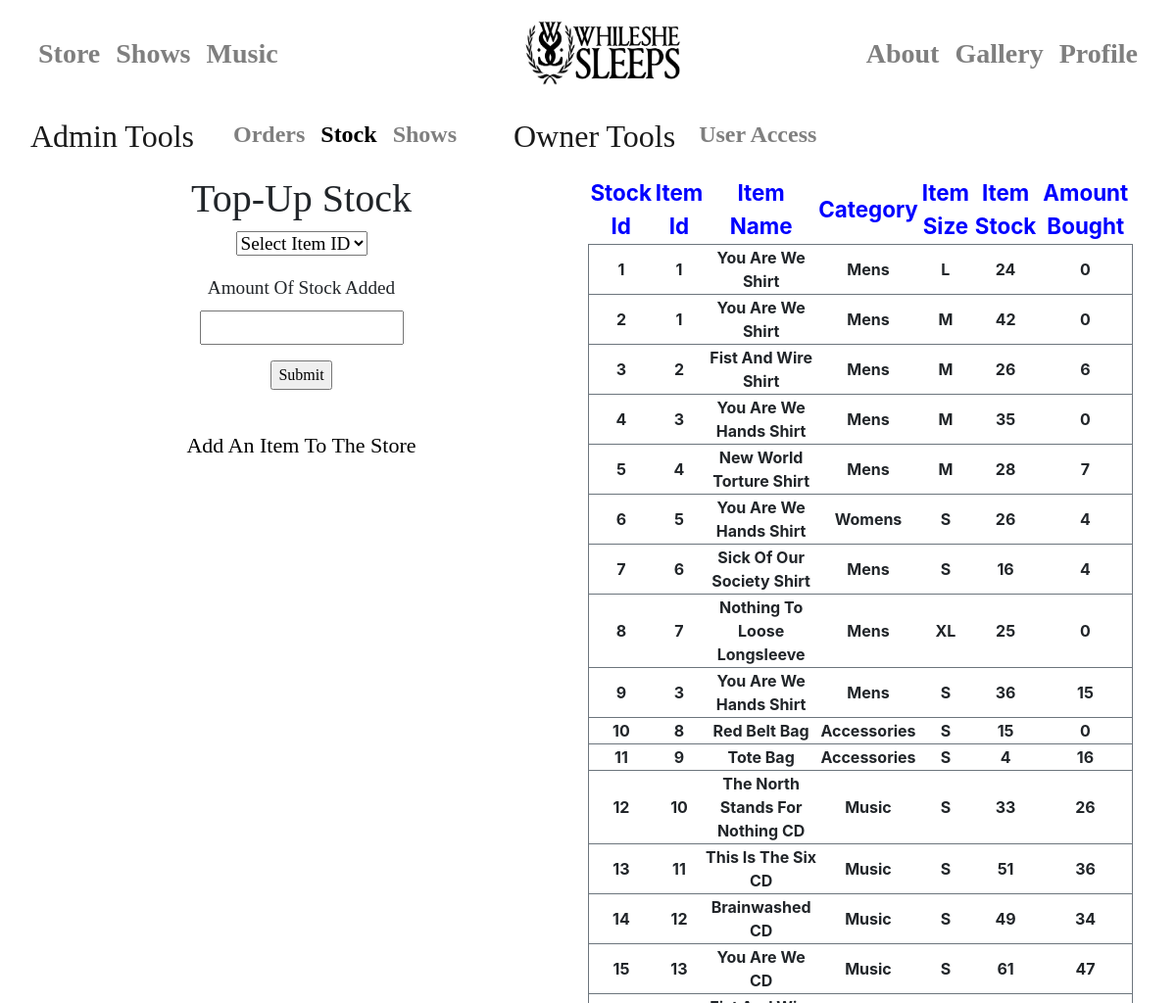
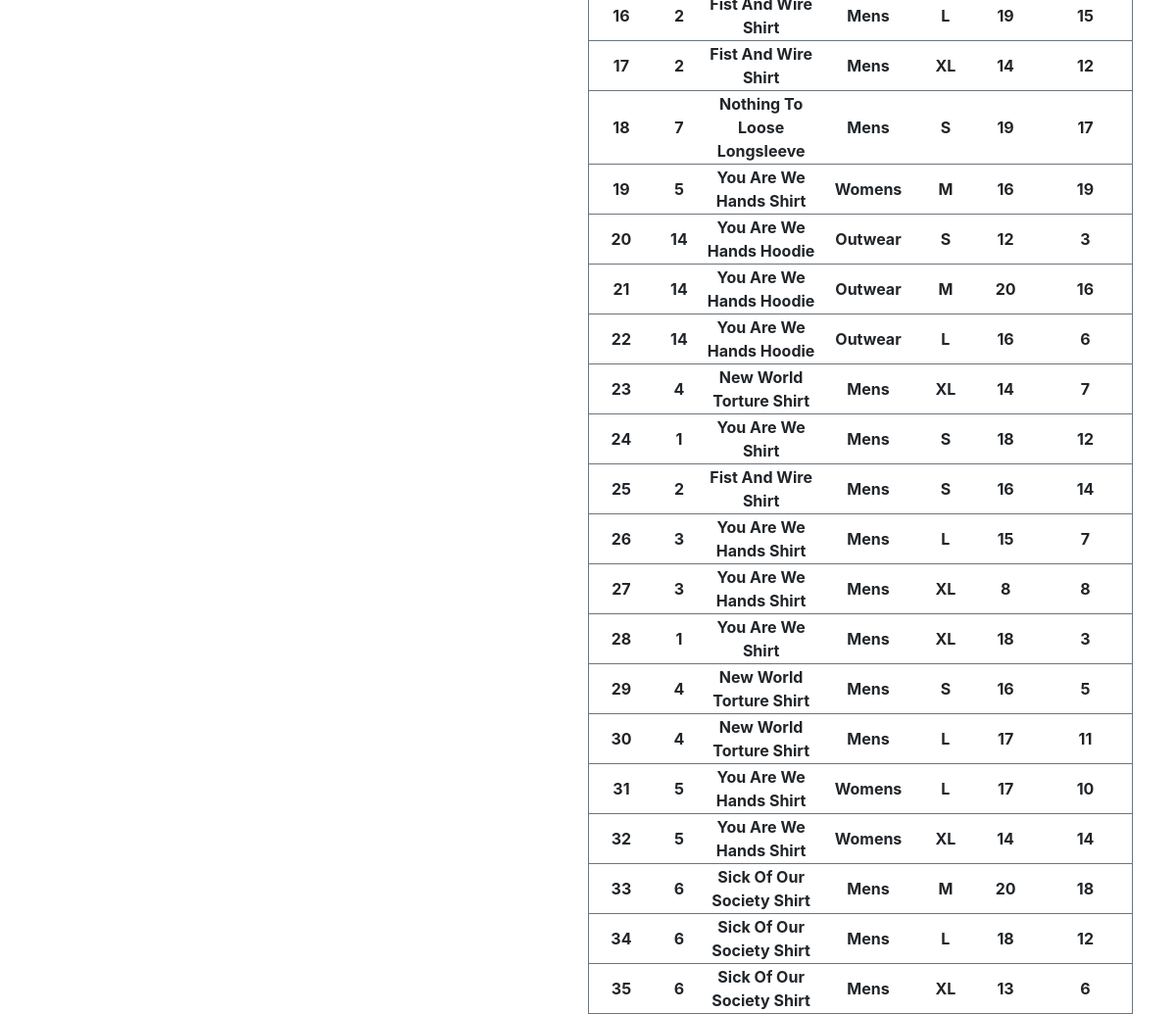
The page /admin/stock (signed in) on the database as committed earlier (2 pictures, top to bottom).
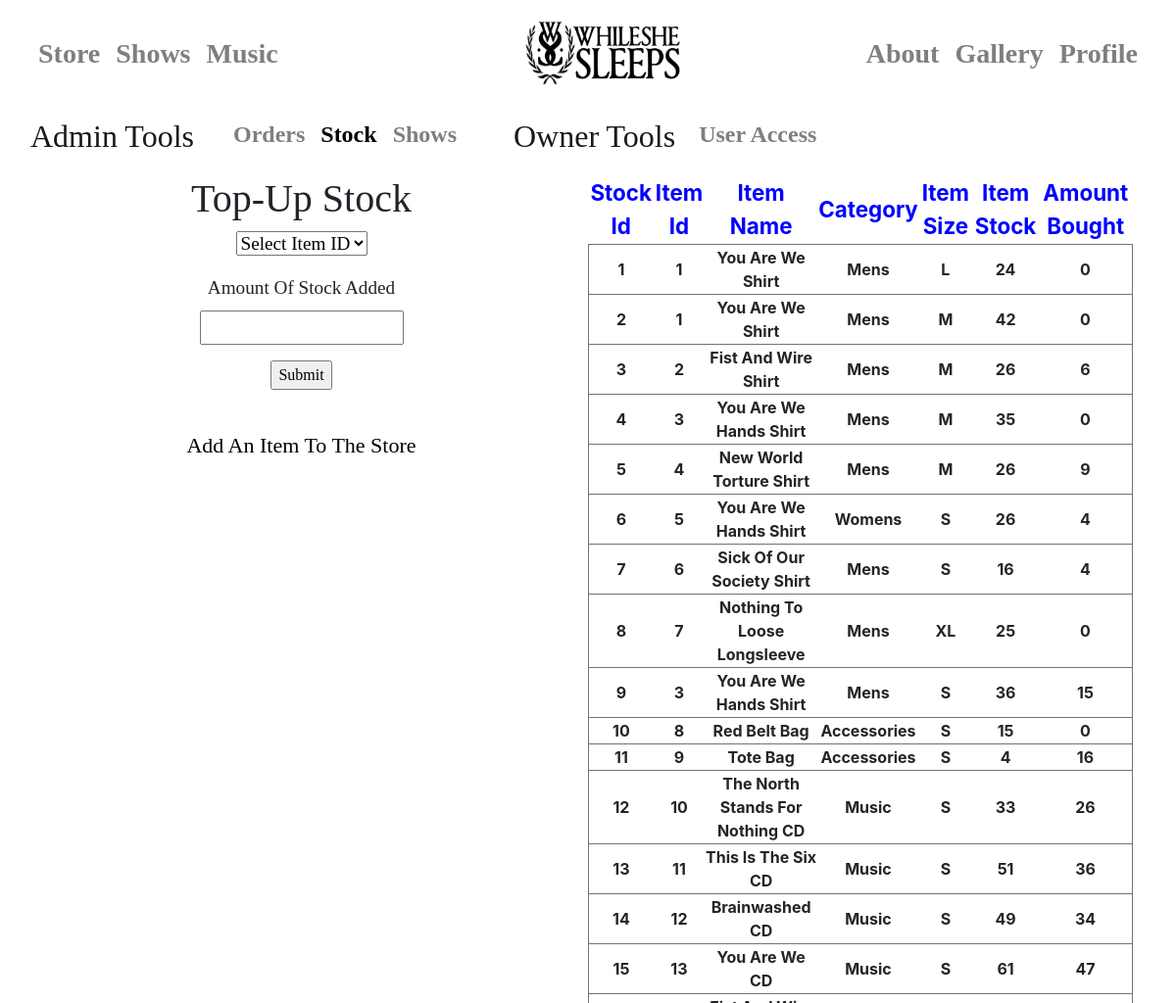
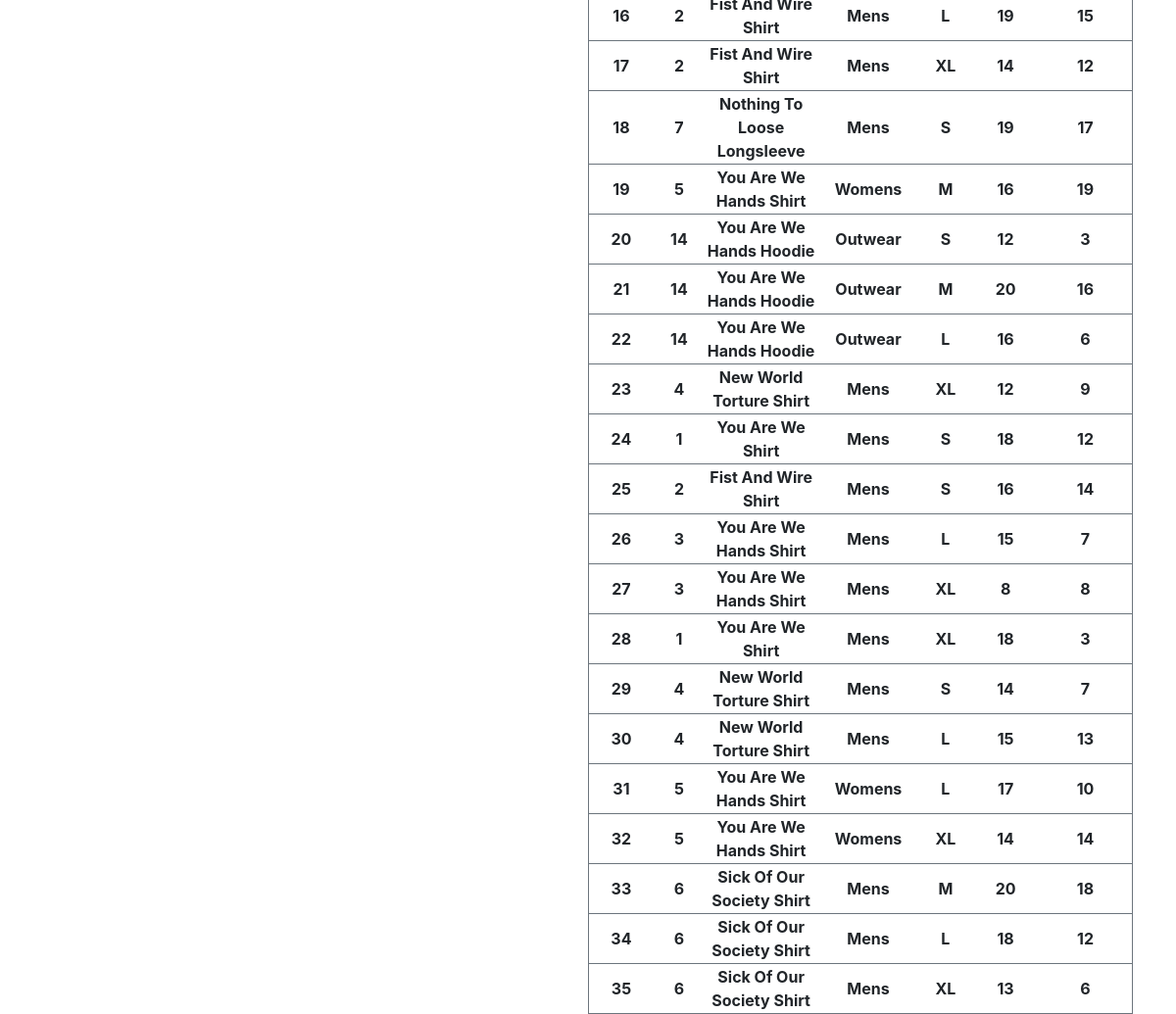
The same page on the database as committed later (2 pictures, top to bottom).
### app/models.py (models this page shows)
class stock(db.Model):
    id = db.Column(db.Integer, primary_key=True)
    itemid = db.Column(db.Integer, db.ForeignKey("store.id"))
    size = db.Column(db.String(40))
    stock = db.Column(db.Integer)
    colour = db.Column(db.String(40))
    bought = db.Column(db.Integer)

### app/routes.py (the view)
@app.route("/admin/stock", methods=["GET", "POST"])
def stock_page():                                            # Admin Stock Page
    if current_user.is_anonymous:                            # Parameters: None
        return redirect(404)                                 # Returns: stock.html page and passes in the sock, store and user database with the
    else:                                                    # topup form
        for i in User.query.all():                           # Purpose: To show the admin all of the stock and be ble to top up stock
            if current_user.id == i.id:
                if i.accesslevel >= 2:
                    form = topup_form()
                    if form.validate_on_submit():
                        for j in stock.query.all():
                            if str(form.item.data) == str(j.id):
                                j.stock = j.stock + int(form.amount.data)
                                db.session.commit()
                                flash("Stock Updated")
                    return render_template("user/admin/stock.html", title="Admin-", stock=stock.query.all(), store=Store.query.all(), form=form,
                                           users=User.query.all())
                else:
                    return redirect(404)

### app/forms.py
class topup_form(FlaskForm):
    the_list = [(None, "Select Item ID")]
    for i in stock.query.all():
        the_list.append((str(i.id), str(i.id)))
    item = SelectField(
        choices=the_list
    )
    amount = StringField("Amount Of Stock Added")
    submit = SubmitField("Submit")

### app/models.py (called while the page is built)
@login.user_loader
def load_user(the_id):
    return User.query.get(int(the_id))

### app/templates/user/admin/stock.html (shortened to what this page needs)
{% extends"user/admin/admin_layout.html" %}
{% block body %}
<div class="text-center" style="float: left; width: 50%;font-family: Rockwell">
<h1>Top-Up Stock</h1>
<form action="" method="post">
            <p style="font-size: 120%">
                {{ form.item(size=1) }}<br>
            </p>
            <p style="font-size: 120%">
                {{ form.amount.label }}<br>
                {{ form.amount(size=16) }}<br>
                </p>
            <p>{{ form.submit() }}</p>
    </form>
<br>
    <a id="link" href="{{ url_for("additem") }}">Add An Item To The Store</a>
</div>
    <div class="text-center" style="float: left;width: 50%; overflow: auto">
    <table id="tblProduct" style="width: 95%">
    <tr style="font-size: 140%; color: blue">
        <th>Stock Id</th>
        <th>Item Id</th>
        <th>Item Name</th>
        <th>Category</th>
        <th>Item Size</th>
        <th>Item Stock</th>
        <th>Amount Bought</th>
    </tr>
{% for i in stock %}
    {% for j in store %}
        {% if j.id == i.itemid %}
    <tr style="border: solid 1px #6c757d">
        <th>{{ i.id }}</th>
        <th>{{ i.itemid }}</th>
        <th>{{ j.name }}</th>
        <th>{{ j.cat }}</th>
        <th>{{ i.size }}</th>
        <th>{{ i.stock }}</th>
        <th>{{ i.bought }}</th>
    </tr>
        {% endif %}
        {% endfor %}
    {% endfor %}
    </table>
    </div>
{% endblock %}

Rows that differ between the two databases and show on the page:
changed stock id 5: stock "28" → "26"; bought "7" → "9"
changed stock id 23: stock "14" → "12"; bought "7" → "9"
changed stock id 29: stock "16" → "14"; bought "5" → "7"
changed stock id 30: stock "17" → "15"; bought "11" → "13"
